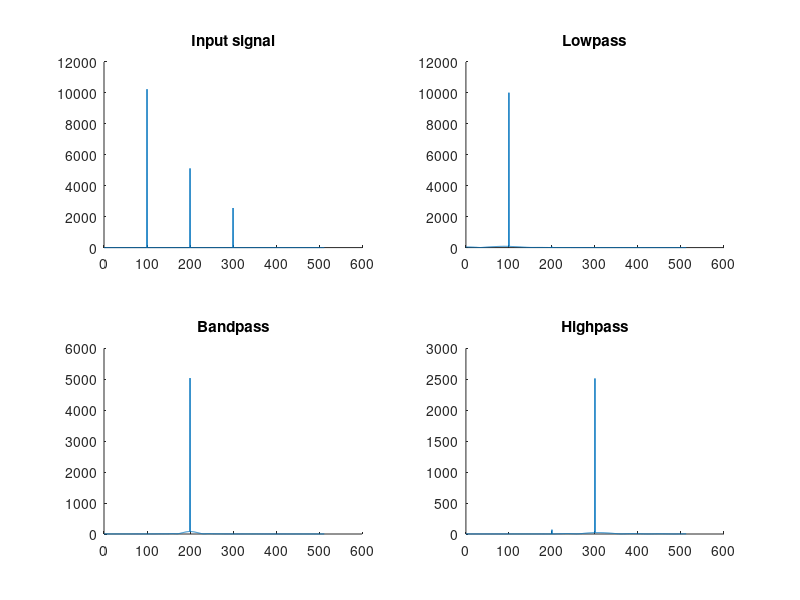

The MATLAB script that drew this image: (Note: this script raises an error after producing the figure.)
% Parameters
a1 = 10; %SNR
f1 = 100; % Frequency
phi1 = 0; % Initial Phase

a2 = 5;
f2 = 200;
phi2 = pi/6;

a3 = 2.5;
f3 = 300;
phi3 = pi/4;

% Generate time vector
samplFreq = 1024; 
maxFreq = 0.5*samplFreq; 
nSampl = 2*samplFreq;
timeVec = (0:(nSampl-1))/samplFreq;

% Declaration of Sinusoids
s1 = a1*sin(2*pi*f1*timeVec+phi1);
s2 = a2*sin(2*pi*f2*timeVec+phi2);
s3 = a3*sin(2*pi*f3*timeVec+phi3);

% Sum of Sinusoids
s = s1 + s2 + s3;

%% Filter Designs
% Design low pass filter
filtOrdr = 30;
LowPass = fir1(filtOrdr, 150/maxFreq, 'low');
% Apply lowpass filter
filtsig1 = fftfilt(LowPass,s);

% Filter 2 Design (bandpass)
BandPass = fir1(filtOrdr, [150,250]/maxFreq, 'bandpass');
% Apply Bandpass filter 
filtsig2 = fftfilt(BandPass, s);
filtsig2 = fftfilt(BandPass, filtsig2);

% Filter 3 Design
highPass = fir1(filtOrdr, 250/maxFreq, 'high');
% Apply highpass filter
filtsig3 = fftfilt(highPass, s);

% DFT samplefor Nyquist Frequency
kNyq = floor(nSampl/2)+1;
% Positive Fourier Frequency
posFreq = (0:(kNyq-1))/(nSampl/samplFreq);

% FFT of unfiltered signal
fftSig = fft(s);
fftSig = fftSig(1:kNyq);

% FFT of filtered signal 1
fftSig1 = fft(filtsig1);
fftSig1 = fftSig1(1:kNyq);

% FFT of filtered signal 2
fftSig2 = fft(filtsig2);
fftSig2 = fftSig2(1:kNyq);

% FFT of filtered signal 3
fftSig3 = fft(filtsig3);
fftSig3 = fftSig3(1:kNyq);

% Periodogram Plot 
fig = figure;

subplot(2,2,1); % 2 rows, 2 coloumns, 4 Plots 
hold on;
plot(posFreq,abs(fftSig));
title('Input signal');

subplot(2,2,2); 
hold on;
plot(posFreq,abs(fftSig1));
title('Lowpass');

subplot(2,2,3);
hold on;
plot(posFreq,abs(fftSig2));
title('Bandpass');

subplot(2,2,4);
hold on;
plot(posFreq,abs(fftSig3));
title('Highpass');

han = axes(fig, 'visible', 'off'); % Common axis labels
han.Title.Visible='on';
han.XLabel.Visible='on';
han.YLabel.Visible='on';
ylabel(han, 'Magnitude');
xlabel(han, 'Frequency (Hz)');

%% Plot the signals
% Filtered
fig2 = figure;

subplot(3,1,1); % 3 row, 1 column, 3 plots
hold on;
plot(timeVec, s);
plot(timeVec, filtsig1);
title('Lowpass cutoff 150 Hz (s1)');

subplot(3,1,2);
hold on;
plot(timeVec, s);
plot(timeVec,filtsig2);
title('Bandpass cutoff 150-250 Hz (s2)');

subplot(3,1,3);
hold on;
plot(timeVec, s);
plot(timeVec, filtsig3);
title('Highpass cutoff 250 Hz (s3)');

han = axes(fig2, 'visible', 'off'); % Common axis label
han.Title.Visible='on';
han.XLabel.Visible='on';
han.YLabel.Visible='on';
ylabel(han, 'Magnitude');
xlabel(han, 'Time');



